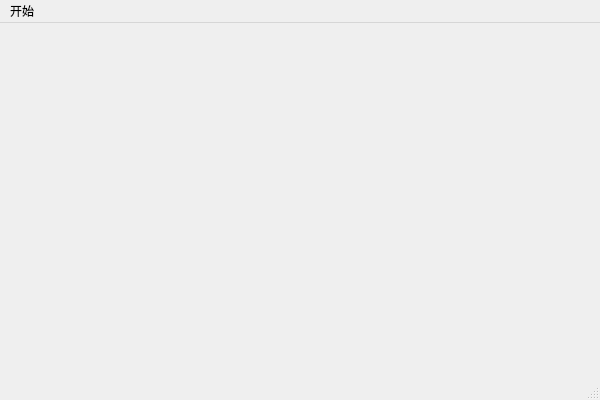
<?xml version="1.0" encoding="UTF-8"?>
<ui version="4.0">
 <class>MainSceneClass</class>
 <widget class="QMainWindow" name="MainSceneClass">
  <property name="geometry">
   <rect>
    <x>0</x>
    <y>0</y>
    <width>600</width>
    <height>400</height>
   </rect>
  </property>
  <property name="windowTitle">
   <string>MainScene</string>
  </property>
  <widget class="QWidget" name="centralWidget"/>
  <widget class="QMenuBar" name="menuBar">
   <property name="geometry">
    <rect>
     <x>0</x>
     <y>0</y>
     <width>600</width>
     <height>22</height>
    </rect>
   </property>
   <widget class="QMenu" name="menu">
    <property name="title">
     <string>开始</string>
    </property>
    <addaction name="actionQuit"/>
   </widget>
   <addaction name="menu"/>
  </widget>
  <widget class="QStatusBar" name="statusBar"/>
  <action name="actionQuit">
   <property name="text">
    <string>退出</string>
   </property>
  </action>
 </widget>
 <layoutdefault spacing="6" margin="11"/>
 <resources>
  <include location="MainScene.qrc"/>
 </resources>
 <connections/>
</ui>
